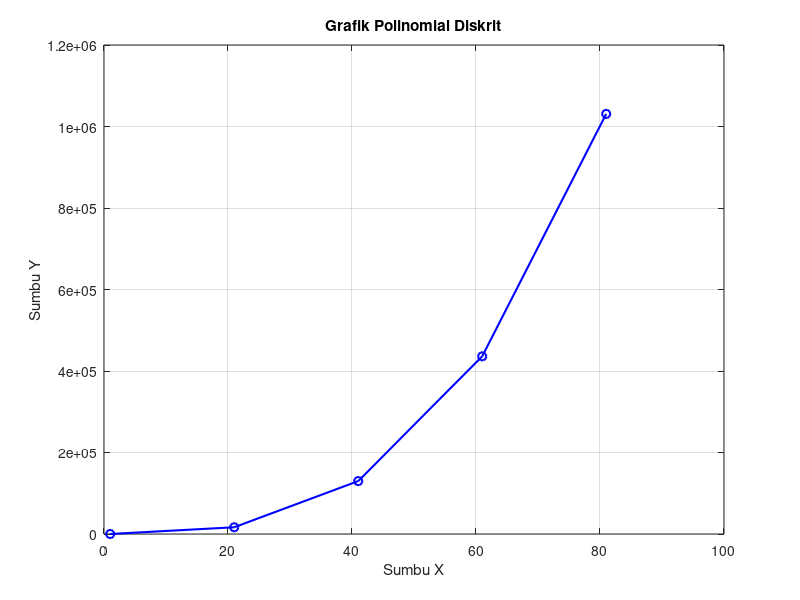

The MATLAB source for this figure:
x = 1:20:100;
y = 2*x.^3 - 5*x.^2 + 10*x;

% Menampilkan nilai x dan y di Command Window
disp('Nilai X:');
disp(x);
disp('Nilai Y:');
disp(y);

% Plot Grafik
figure;
plot(x, y, 'b-o', 'LineWidth', 1.5);
xlabel('Sumbu X');
ylabel('Sumbu Y');
title('Grafik Polinomial Diskrit');
grid on;
